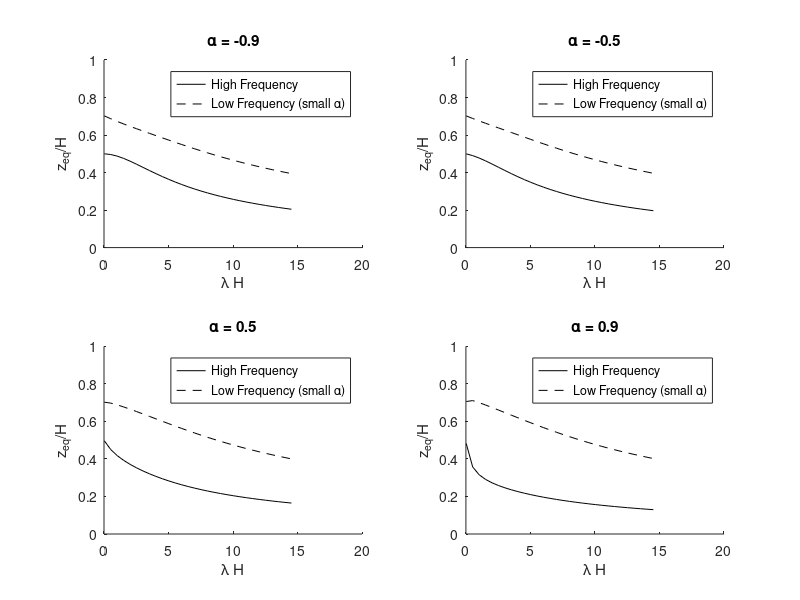

The MATLAB source for this figure:
% Clear variables and close figures
clear ;
close all;
clc;

% Define constants
H = 50;
zeta = 0.05;
Vzero = 100; % m/s
Vzero_complex = Vzero * sqrt(1 + (2 * 1i * zeta));

% Define alpha values and lambda range
alphas = [-0.9, -0.5, 0.5, 0.9];
lambda = 0.0005:0.01:0.3;
lambda_H = lambda .* H;

% Loop over each alpha and create subplots
figure;
for a_idx = 1:length(alphas)
    alpha = alphas(a_idx);
    
    % Initialize arrays to store equivalent depths
    zeq_H_high = zeros(length(lambda), 1);
    zeq_H_low = zeros(length(lambda), 1);
    fhomo = zeros(1, length(lambda));
    fsin = zeros(1, length(lambda));
    
    for idx = 1:length(lambda)
        Vinf = Vzero / (1 - alpha);
        Vinf_complex = Vinf * sqrt(1 + (2 * 1i * zeta));
        fhomo = Vinf_complex / (4 * H);
        fsin(idx) = (H * sqrt((exp(-2*H*lambda(idx)) * (4 * exp(H*lambda(idx)) * alpha * (pi^4 + 6 * H^2 * pi^2 * lambda(idx)^2 + 8 * H^4 * lambda(idx)^4) - alpha^2 * (pi^4 + 9 * H^2 * pi^2 * lambda(idx)^2 + 8 * H^4 * lambda(idx)^4) + exp(2 * H * lambda(idx)) * (8 * H^5 * lambda(idx)^5 + pi^4 * ((-4 + alpha) * alpha + 2 * H * lambda(idx)) + H^2 * pi^2 * lambda(idx)^2 * ((-16 + alpha) * alpha + 10 * H * lambda(idx))))) / (H^3 * lambda(idx) * (pi^4 + 5 * H^2 * pi^2 * lambda(idx)^2 + 4 * H^4 * lambda(idx)^4)))) / sqrt(2);
    end

    for i = 1:length(lambda)
        % Define the function for NormalizedEqDepth_HighFrequency
        zeq_H_high(i) =   (log(alpha - ((lambda_H(i) * alpha) / (lambda_H(i) + log(1 - alpha) - log(exp(lambda_H(i)) - alpha)))) / (lambda_H(i)));
         zeq_H_low(i) =  log( (fhomo * alpha) / (fhomo - fsin(i)*fhomo) ) / lambda_H(i);
        %zeq_H_low(i) = ( log(fhomo * alpha) - log(fhomo - fsin(i)) ) / lambda_H(i);
    end

    % Create subplot
    subplot(2, 2, a_idx);
    hold on;
    plot(lambda_H, zeq_H_high, 'k-', 'DisplayName', 'High Frequency');
    plot(lambda_H, zeq_H_low, 'k--', 'DisplayName', 'Low Frequency (small \alpha)');
 
   
    hold off;
    xlabel('\lambda H');
    ylabel('z_{eq}/H');
    legend('show');
    title(['\alpha = ', num2str(alpha)]);
    ylim([0 1]); % Adjust the y-limits to show the trend
end
